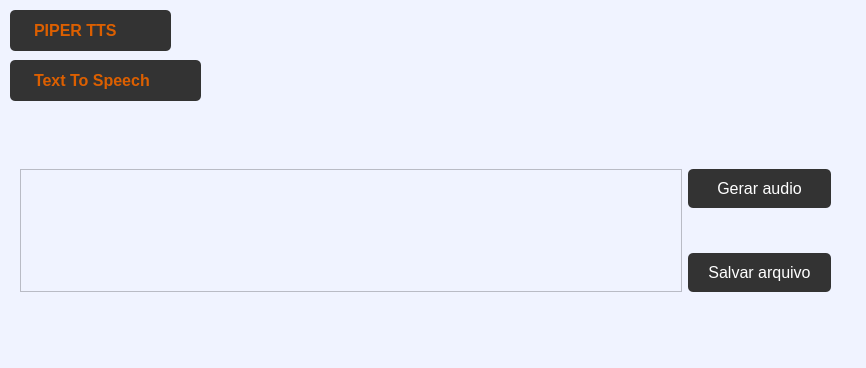
<?xml version="1.0" encoding="UTF-8"?>
<ui version="4.0">
 <class>MainWindow</class>
 <widget class="QMainWindow" name="MainWindow">
  <property name="geometry">
   <rect>
    <x>0</x>
    <y>0</y>
    <width>866</width>
    <height>368</height>
   </rect>
  </property>
  <property name="windowTitle">
   <string>MainWindow</string>
  </property>
  <property name="styleSheet">
   <string notr="true">background-color: #F0F3FF;</string>
  </property>
  <widget class="QWidget" name="centralwidget">
   <widget class="QLabel" name="label">
    <property name="geometry">
     <rect>
      <x>10</x>
      <y>10</y>
      <width>161</width>
      <height>41</height>
     </rect>
    </property>
    <property name="maximumSize">
     <size>
      <width>161</width>
      <height>41</height>
     </size>
    </property>
    <property name="styleSheet">
     <string notr="true">background-color: #333; /* Cor de fundo escura */
  color: #DC5F00; /* Cor do texto branca */
  border: none; /* Sem borda */
  padding: 10px 20px; /* Espaçamento interno */
  border-radius: 5px; /* Borda arredondada */
  font-size: 16px; /* Tamanho da fonte */</string>
    </property>
    <property name="text">
     <string>&lt;html&gt;&lt;head/&gt;&lt;body&gt;&lt;p&gt;&lt;span style=&quot; font-size:12pt; font-weight:600;&quot;&gt;PIPER TTS&lt;/span&gt;&lt;/p&gt;&lt;/body&gt;&lt;/html&gt;</string>
    </property>
   </widget>
   <widget class="QLabel" name="label_2">
    <property name="geometry">
     <rect>
      <x>10</x>
      <y>60</y>
      <width>191</width>
      <height>41</height>
     </rect>
    </property>
    <property name="maximumSize">
     <size>
      <width>191</width>
      <height>16777215</height>
     </size>
    </property>
    <property name="styleSheet">
     <string notr="true">background-color: #333; /* Cor de fundo escura */
  color: #DC5F00; /* Cor do texto branca */
  border: none; /* Sem borda */
  padding: 10px 20px; /* Espaçamento interno */
  border-radius: 5px; /* Borda arredondada */
  font-size: 16px; /* Tamanho da fonte */</string>
    </property>
    <property name="text">
     <string>&lt;html&gt;&lt;head/&gt;&lt;body&gt;&lt;p&gt;&lt;span style=&quot; font-size:12pt; font-weight:600;&quot;&gt;Text To Speech&lt;/span&gt;&lt;/p&gt;&lt;/body&gt;&lt;/html&gt;</string>
    </property>
   </widget>
   <widget class="QWidget" name="">
    <property name="geometry">
     <rect>
      <x>20</x>
      <y>130</y>
      <width>811</width>
      <height>201</height>
     </rect>
    </property>
    <layout class="QGridLayout" name="gridLayout">
     <item row="0" column="1">
      <widget class="QPushButton" name="btn_gerar_audio">
       <property name="cursor">
        <cursorShape>PointingHandCursor</cursorShape>
       </property>
       <property name="styleSheet">
        <string notr="true">background-color: #333; /* Cor de fundo escura */
  color: #fff; /* Cor do texto branca */
  border: none; /* Sem borda */
  padding: 10px 20px; /* Espaçamento interno */
  border-radius: 5px; /* Borda arredondada */
  font-size: 16px; /* Tamanho da fonte */</string>
       </property>
       <property name="text">
        <string>Gerar audio</string>
       </property>
      </widget>
     </item>
     <item row="1" column="1">
      <widget class="QPushButton" name="btn_salvar_arquivo">
       <property name="cursor">
        <cursorShape>PointingHandCursor</cursorShape>
       </property>
       <property name="styleSheet">
        <string notr="true">background-color: #333; /* Cor de fundo escura */
  color: #fff; /* Cor do texto branca */
  border: none; /* Sem borda */
  padding: 10px 20px; /* Espaçamento interno */
  border-radius: 5px; /* Borda arredondada */
  font-size: 16px; /* Tamanho da fonte */</string>
       </property>
       <property name="text">
        <string>Salvar arquivo</string>
       </property>
      </widget>
     </item>
     <item row="0" column="0" rowspan="2">
      <widget class="QTextEdit" name="input_text"/>
     </item>
    </layout>
   </widget>
  </widget>
  <widget class="QMenuBar" name="menubar">
   <property name="geometry">
    <rect>
     <x>0</x>
     <y>0</y>
     <width>866</width>
     <height>21</height>
    </rect>
   </property>
  </widget>
  <widget class="QStatusBar" name="statusbar"/>
 </widget>
 <resources/>
 <connections/>
</ui>
